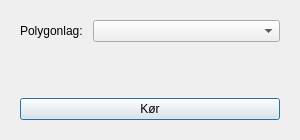
<?xml version="1.0" encoding="UTF-8"?>
<ui version="4.0">
 <class>LavCenterpunkterDialogBase</class>
 <widget class="QDialog" name="LavCenterpunkterDialogBase">
  <property name="geometry">
   <rect>
    <x>0</x>
    <y>0</y>
    <width>300</width>
    <height>140</height>
   </rect>
  </property>
  <property name="windowTitle">
   <string>Lav centerpunkter</string>
  </property>
  <layout class="QVBoxLayout" name="verticalLayout">
   <property name="spacing">
    <number>10</number>
   </property>
   <property name="leftMargin">
    <number>20</number>
   </property>
   <property name="topMargin">
    <number>20</number>
   </property>
   <property name="rightMargin">
    <number>20</number>
   </property>
   <property name="bottomMargin">
    <number>20</number>
   </property>
   <item>
    <layout class="QFormLayout" name="formLayout">
     <item row="0" column="0">
      <widget class="QLabel" name="lblLag">
       <property name="text">
        <string>Polygonlag:</string>
       </property>
      </widget>
     </item>
     <item row="0" column="1">
      <widget class="QComboBox" name="cboLag"/>
     </item>
    </layout>
   </item>
   <item>
    <spacer>
     <property name="orientation">
      <enum>Qt::Vertical</enum>
     </property>
     <property name="sizeHint" stdset="0">
      <size>
       <width>20</width>
       <height>10</height>
      </size>
     </property>
    </spacer>
   </item>
   <item>
    <widget class="QPushButton" name="btnKor">
     <property name="text">
      <string>Kør</string>
     </property>
     <property name="minimumHeight">
      <number>36</number>
     </property>
    </widget>
   </item>
  </layout>
 </widget>
 <resources/>
 <connections/>
</ui>
